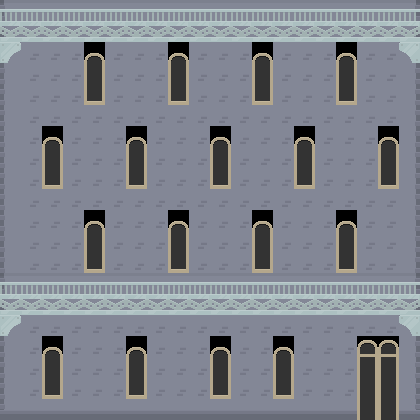

Rendered tile map (Tiled .tmx) drawn with the repository's tilesets; below, a short description and the map source with its tile grids summarised:
An orthogonal 20x20 tile map with 21x21 px tiles, 3 tile layers (Background1, Collision, Foreground1) and 1 object.

<map version="1.0" orientation="orthogonal" renderorder="right-down" width="20" height="20" tilewidth="21" tileheight="21" nextobjectid="2">
 <tileset firstgid="1" name="spritesheet" tilewidth="21" tileheight="21" spacing="2" tilecount="900" columns="30">
  <image source="../images/spritesheet.png" width="692" height="692" />
  <tile id="19">
   <properties>
    <property name="Class" value="Player" />
   </properties>
  </tile>
 </tileset>
 <layer name="Background1" width="20" height="20">
  <properties>
   <property name="type" type="int" value="0" />
  </properties>
  <data>[400 cells, 400 non-empty, 13 distinct tile ids]</data>
 </layer>
 <objectgroup name="Object Layer 1">
  <object id="1" gid="20" x="134" y="284" width="21" height="21" />
 </objectgroup>
 <layer name="Collision" width="20" height="20">
  <properties>
   <property name="collision" type="bool" value="true" />
  </properties>
  <data>[400 cells, 40 non-empty, 1 distinct tile ids]</data>
 </layer>
 <layer name="Foreground1" width="20" height="20">
  <properties>
   <property name="type" type="int" value="0" />
  </properties>
  <data>[400 cells, 44 non-empty, 3 distinct tile ids]</data>
 </layer>
</map>
